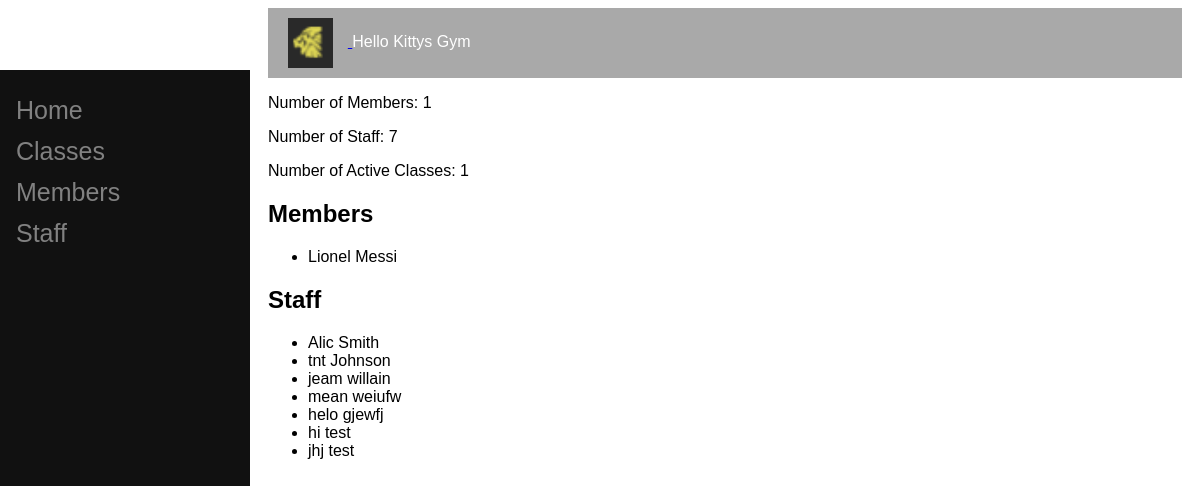
Screenshot of /newgymmanagement/index.php with the database file from the repository.
### tables this page shows
CREATE TABLE `gymmembers` (
  `memberID` int(10) NOT NULL,
  `FirstName` varchar(15) NOT NULL,
  `lastname` varchar(15) NOT NULL,
  `dateofbirth` date NOT NULL,
  `gender` varchar(10) NOT NULL,
  `membertomembership` varchar(8) NOT NULL,
  `phonenumber` int(10) NOT NULL
);

CREATE TABLE `staff` (
  `staffid` int(10) NOT NULL,
  `firstname` varchar(15) NOT NULL,
  `lastname` varchar(15) NOT NULL,
  `email` varchar(30) NOT NULL,
  `phonenumber` int(10) NOT NULL,
  `startdate` date NOT NULL,
  `role` varchar(15) NOT NULL
);

### newgymmanagement/index.php (the view, shortened to what this page needs)
<!DOCTYPE html>
<html>
<head>
    <link href="styling.css" rel="stylesheet">
</head>
<div class="sidebar">
    <a href="index.php">Home</a>
    <a href="class.php">Classes</a>
    <a href="members.php">Members</a>
    <a href="staff.php">Staff</a>
</div>
<div class="main-content">
<body>
    <div class="top-banner">
        <a href="index.php">
        <img src="logo.png" alt="Gym Logo" class="logo">
        </a>
        Hello Kittys Gym
    </div>
    <?php
    include 'db_connect.php';
    try {
        $membersStmt = $conn->prepare("SELECT COUNT(*) AS memberCount FROM gymmembers");
        $membersStmt->execute();
        $membersRow = $membersStmt->fetch();
        $staffStmt = $conn->prepare("SELECT COUNT(*) AS staffCount FROM staff");
        $staffStmt->execute();
        $staffRow = $staffStmt->fetch();
        $classesStmt = $conn->prepare("SELECT COUNT(*) AS classCount FROM class");
        $classesStmt->execute();
        $classesRow = $classesStmt->fetch();
        echo "<p>Number of Members: " . $membersRow['memberCount'] . "</p>";
        echo "<p>Number of Staff: " . $staffRow['staffCount'] . "</p>";
        echo "<p>Number of Active Classes: " . $classesRow['classCount'] . "</p>";
        $membersNamesStmt = $conn->prepare("SELECT FirstName, lastname FROM gymmembers");
        $membersNamesStmt->execute();
        $staffNamesStmt = $conn->prepare("SELECT firstname, lastname FROM staff");
        $staffNamesStmt->execute();
    } catch (PDOException $e) {
        echo "Error: " . $e->getMessage();
    }
    ?>
    <div class="container">
        <div class="list">
            <h2>Members</h2>
            <ul>
            <?php
            while($row = $membersNamesStmt->fetch(PDO::FETCH_ASSOC)) {
                echo "<li>" . htmlspecialchars($row['FirstName']) . " " . htmlspecialchars($row['lastname']) . "</li>";
            }
            ?>
            </ul>
        </div>
        <div class="list">
            <h2>Staff</h2>
            <ul>
            <?php
            while($row = $staffNamesStmt->fetch(PDO::FETCH_ASSOC)) {
                echo "<li>" . htmlspecialchars($row['firstname']) . " " . htmlspecialchars($row['lastname']) . "</li>";
            }
            ?>
            </ul>
        </div>
    </div>
</body>
</html>

### newgymmanagement/styling.css (style rules this page uses)
.top-banner { background-color: darkgrey; color: white; padding: 10px 20px; text-align: left; }
.logo { height: 50px; vertical-align: middle; margin-right: 15px; }
.sidebar { margin-top: 70px; }
body { font-family: 'Arial', sans-serif; }
.sidebar { height: 100%; width: 250px; position: fixed; z-index: 1; top: 0; left: 0; background-color: #111; overflow-x: hidden; padding-top: 20px; }
.sidebar a { padding: 6px 8px 6px 16px; text-decoration: none; font-size: 25px; color: #818181; display: block; }
.main-content { margin-left: 250px; padding: 0px 10px; }

### rows the page displays
gymmembers: FirstName "Lionel", lastname "Messi"
staff: firstname "Alic", lastname "Smith"
staff: firstname "tnt", lastname "Johnson"
staff: firstname "jeam", lastname "willain"
staff: firstname "mean", lastname "weiufw"
staff: firstname "helo", lastname "gjewfj"
staff: firstname "hi", lastname "test"
staff: firstname "jhj", lastname "test"

### other values shown
$membersRow['memberCount'] "1"
$staffRow['staffCount'] "7"
$classesRow['classCount'] "1"
